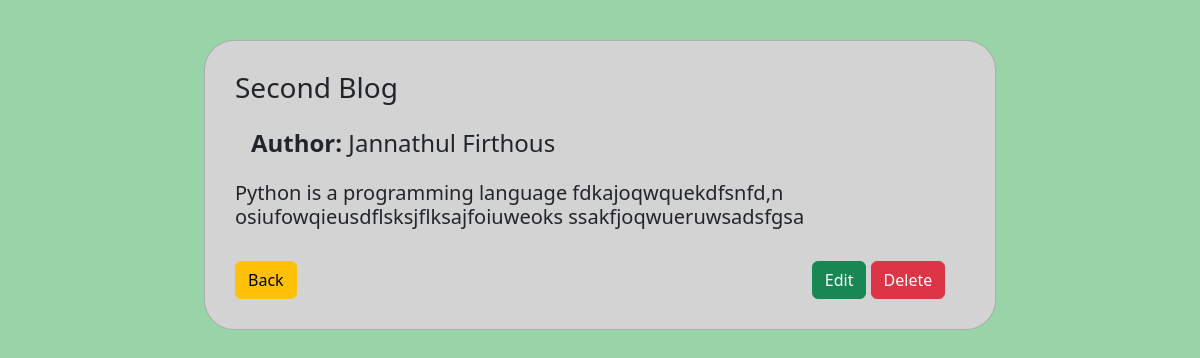
Screenshot of /blog/1 (signed in) with the database file from the repository.
### models.py (models this page shows, shortened)
class Post(db.Model):
    id = db.Column(db.Integer, primary_key=True)
    Title = db.Column(db.String(500), nullable=False)
    Author = db.Column(db.String(100), nullable=False)
    Email = db.Column(db.String(500), nullable=False)
    Slug = db.Column(db.String(200), nullable=False)
    blog_post = db.Column(db.Text, nullable=False)
    created_at = db.Column(db.DateTime(timezone=True), server_default=func.now())

### app.py (the view)
@app.route('/blog/<int:id>')
@login_required
def blog(id):
    blog = Post.query.get_or_404(id)
    return render_template ('blog.html', blog=blog)

### app.py (called while the page is built)
@login_manager.user_loader
def load_user(user_id):
    return User.query.get(int(user_id))

### templates/blog.html (shortened to what this page needs)
<body style="background-color: rgb(152, 212, 167);">
  <div class="row justify-content-center" style="padding-top: 40px;">
      <div class="col-sm-8 mb-3 mb-sm-0">
          <div class="card" style="background-color: #D3D3D3; border-radius: 30px;">
              <div class="card-body" style="padding: 30px;">
                  <h3 class="card-title">{{ blog.Title }}</h3>
                  <h4 class="card-body"><b>Author:</b> {{ blog.Author }}</h4>
                  <h5 class="card-text">{{ blog.blog_post }}</h5>
                  <br>
                  <a href="{{ url_for('home') }}" class="btn btn-warning">Back</a>
                  <a href="{{ url_for('edit', id=blog.id) }}" class="btn btn-success" style="margin-left: 70%;">Edit</a>
                  <form action="{{ url_for('delete_blog', id=blog.id) }}" method="POST" style="display: inline;">
                      <button type="submit" class="btn btn-danger" onclick="return confirm('Are you sure you want to delete this blog post?');">Delete</button>
                  </form>
              </div>
          </div>
      </div>
  </div>
  <link href="https://cdn.jsdelivr.net/npm/bootstrap@5.3.3/dist/css/bootstrap.min.css" rel="stylesheet">
</body>

### rows the page displays
Post: Title "Second Blog", Author "Jannathul Firthous", blog_post "Python is a programming language fdkajoqwquekdfsnfd,n osiufowqieusdflsksjflksajfoiuweoks ssakfjoqwueruwsadsfgsa"
